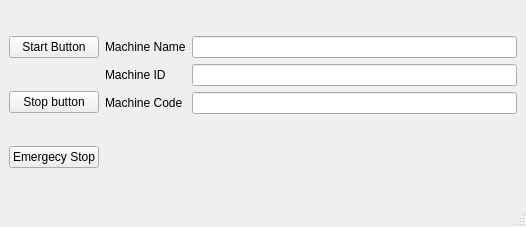
<?xml version="1.0" encoding="UTF-8"?>
<ui version="4.0">
 <class>MainWindow</class>
 <widget class="QMainWindow" name="MainWindow">
  <property name="geometry">
   <rect>
    <x>0</x>
    <y>0</y>
    <width>526</width>
    <height>227</height>
   </rect>
  </property>
  <property name="windowTitle">
   <string>MainWindow</string>
  </property>
  <widget class="QWidget" name="centralwidget">
   <layout class="QGridLayout" name="gridLayout">
    <item row="0" column="0">
     <widget class="QPushButton" name="pushButton">
      <property name="text">
       <string>Start Button</string>
      </property>
     </widget>
    </item>
    <item row="2" column="0">
     <widget class="QPushButton" name="pushButton_3">
      <property name="text">
       <string>Emergecy Stop</string>
      </property>
     </widget>
    </item>
    <item row="1" column="0">
     <widget class="QPushButton" name="pushButton_2">
      <property name="text">
       <string>Stop button</string>
      </property>
     </widget>
    </item>
    <item row="0" column="1" rowspan="3">
     <layout class="QFormLayout" name="formLayout">
      <item row="0" column="0">
       <widget class="QLabel" name="label">
        <property name="text">
         <string>Machine Name</string>
        </property>
       </widget>
      </item>
      <item row="2" column="0">
       <widget class="QLabel" name="label_2">
        <property name="text">
         <string>Machine Code</string>
        </property>
       </widget>
      </item>
      <item row="1" column="0">
       <widget class="QLabel" name="label_3">
        <property name="text">
         <string>Machine ID</string>
        </property>
       </widget>
      </item>
      <item row="0" column="1">
       <widget class="QLineEdit" name="lineEdit"/>
      </item>
      <item row="1" column="1">
       <widget class="QLineEdit" name="lineEdit_2"/>
      </item>
      <item row="2" column="1">
       <widget class="QLineEdit" name="lineEdit_3"/>
      </item>
     </layout>
    </item>
   </layout>
  </widget>
  <widget class="QMenuBar" name="menubar">
   <property name="geometry">
    <rect>
     <x>0</x>
     <y>0</y>
     <width>526</width>
     <height>22</height>
    </rect>
   </property>
  </widget>
  <widget class="QStatusBar" name="statusbar"/>
 </widget>
 <resources/>
 <connections/>
</ui>
